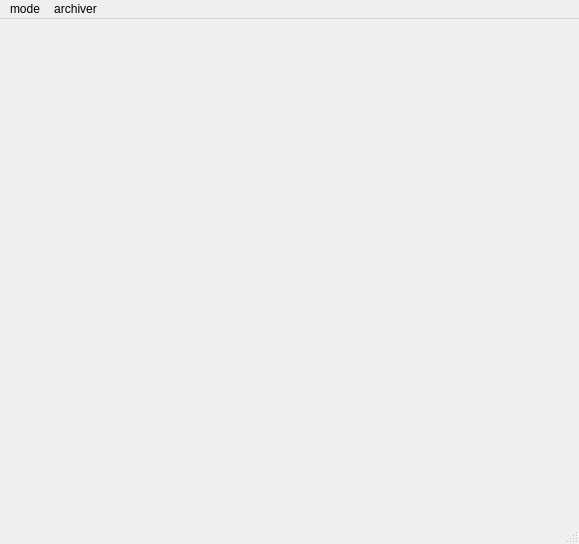
<?xml version="1.0" encoding="UTF-8"?>
<ui version="4.0">
 <class>MainWindow</class>
 <widget class="QMainWindow" name="MainWindow">
  <property name="geometry">
   <rect>
    <x>0</x>
    <y>0</y>
    <width>579</width>
    <height>544</height>
   </rect>
  </property>
  <property name="acceptDrops">
   <bool>true</bool>
  </property>
  <property name="windowTitle">
   <string>MainWindow</string>
  </property>
  <widget class="QWidget" name="centralwidget"/>
  <widget class="QMenuBar" name="menubar">
   <property name="geometry">
    <rect>
     <x>0</x>
     <y>0</y>
     <width>579</width>
     <height>21</height>
    </rect>
   </property>
   <widget class="QMenu" name="menumode">
    <property name="title">
     <string>mode</string>
    </property>
    <addaction name="actionzip"/>
    <addaction name="actionunzip"/>
   </widget>
   <widget class="QMenu" name="menuarchiver">
    <property name="title">
     <string>archiver</string>
    </property>
    <addaction name="actionhuffman"/>
    <addaction name="actionadd_zero"/>
    <addaction name="actionariphmetical"/>
   </widget>
   <addaction name="menumode"/>
   <addaction name="menuarchiver"/>
  </widget>
  <widget class="QStatusBar" name="statusbar"/>
  <action name="actionzip">
   <property name="text">
    <string>zip</string>
   </property>
  </action>
  <action name="actionunzip">
   <property name="text">
    <string>unzip</string>
   </property>
  </action>
  <action name="actionhuffman">
   <property name="text">
    <string>huffman</string>
   </property>
  </action>
  <action name="actionadd_zero">
   <property name="text">
    <string>add_zero</string>
   </property>
  </action>
  <action name="actionariphmetical">
   <property name="text">
    <string>ariphmetical</string>
   </property>
  </action>
 </widget>
 <resources/>
 <connections/>
</ui>
